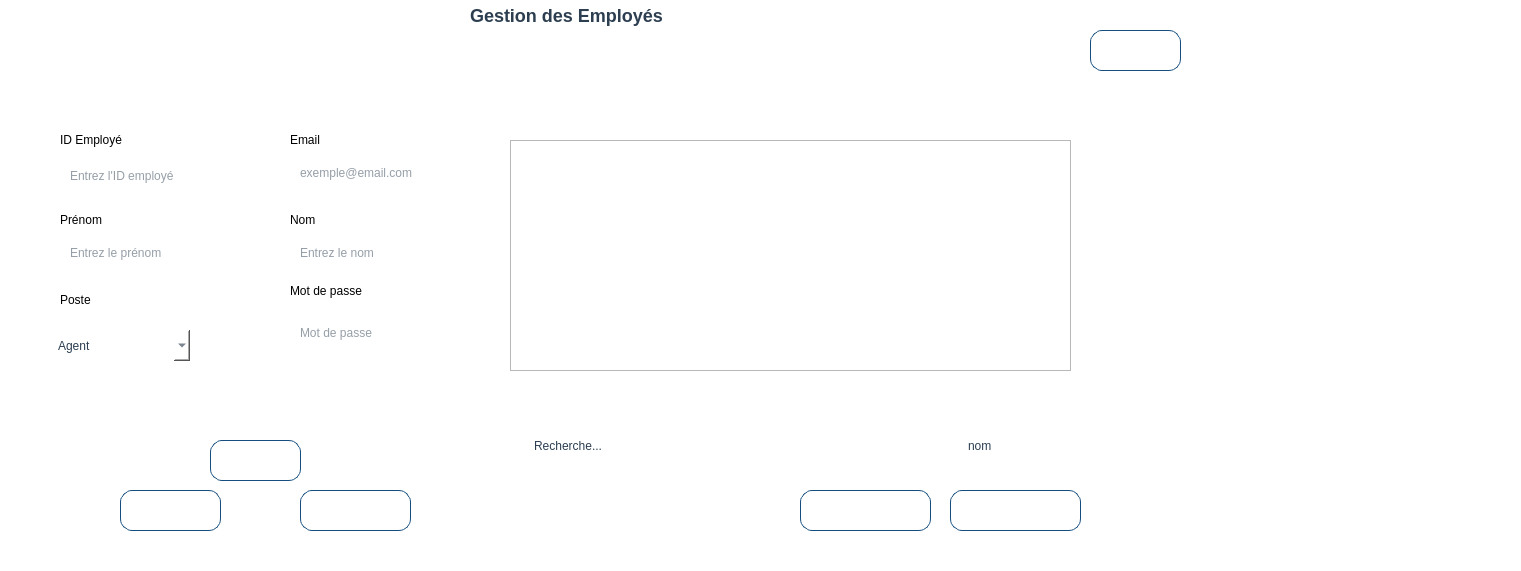
    <widget class="QGroupBox" name="Employe">
     <property name="geometry">
      <rect>
       <x>320</x>
       <y>20</y>
       <width>1521</width>
       <height>571</height>
      </rect>
     </property>
     <property name="styleSheet">
      <string notr="true">QGroupBox {
    font-weight: bold;
    font-size: 16px;
    color: #2c3e50;
    border: 3px solid qlineargradient(x1:0, y1:0, x2:1, y2:0,
        stop:0 #43cea2, stop:1 #185a9d);
    border-radius: 15px;
    margin-top: 15px;
    padding-top: 15px;
    background: rgba(255, 255, 255, 0.95);
}

QGroupBox::title {
    subcontrol-origin: margin;
    left: 15px;
    padding: 0 8px 0 8px;
    background: white;
    color: #2c3e50;
    font-weight: bold;
    font-size: 16px;
}
</string>
     </property>
     <property name="title">
      <string/>
     </property>
     <widget class="QLabel" name="label_56">
      <property name="geometry">
       <rect>
        <x>60</x>
        <y>130</y>
        <width>71</width>
        <height>20</height>
       </rect>
      </property>
      <property name="text">
       <string>ID Employé</string>
      </property>
     </widget>
     <widget class="QLineEdit" name="idEmploye">
      <property name="geometry">
       <rect>
        <x>60</x>
        <y>160</y>
        <width>141</width>
        <height>31</height>
       </rect>
      </property>
      <property name="styleSheet">
       <string notr="true">QLineEdit {
    border: 2px solid qlineargradient(x1:0, y1:0, x2:1, y2:0,
        stop:0 #43cea2, stop:1 #185a9d);
    border-radius: 10px;
    padding: 4px 8px;
    background: white;
    color: #2c3e50;
    min-width: 120px;
    max-width: 200px;
    height: 24px;
    selection-background-color: #43cea2;
    selection-color: white;
}

/* Focus */
QLineEdit:focus {
    border: 2px solid qlineargradient(x1:0, y1:0, x2:1, y2:0,
        stop:0 #ff4b1f, stop:1 #ffc837);
    box-shadow: 0 0 4px rgba(255, 107, 53, 0.6);
}

/* Hover */
QLineEdit:hover {
    border: 2px solid #43cea2;
    box-shadow: 0 0 4px rgba(67, 206, 162, 0.6);
}

/* Placeholder text */
QLineEdit[placeholderText]:empty {
    color: #95a5a6;
}
</string>
      </property>
      <property name="placeholderText">
       <string>Entrez l'ID employé</string>
      </property>
     </widget>
     <widget class="QLabel" name="label_57">
      <property name="geometry">
       <rect>
        <x>290</x>
        <y>210</y>
        <width>63</width>
        <height>20</height>
       </rect>
      </property>
      <property name="text">
       <string>Nom</string>
      </property>
     </widget>
     <widget class="QLineEdit" name="nomEmploye">
      <property name="geometry">
       <rect>
        <x>290</x>
        <y>240</y>
        <width>140</width>
        <height>26</height>
       </rect>
      </property>
      <property name="styleSheet">
       <string notr="true">QLineEdit {
    border: 2px solid qlineargradient(x1:0, y1:0, x2:1, y2:0,
        stop:0 #43cea2, stop:1 #185a9d);
    border-radius: 10px;
    padding: 4px 8px;
    background: white;
    color: #2c3e50;
    min-width: 120px;
    max-width: 200px;
    height: 24px;
    selection-background-color: #43cea2;
    selection-color: white;
}

/* Focus */
QLineEdit:focus {
    border: 2px solid qlineargradient(x1:0, y1:0, x2:1, y2:0,
        stop:0 #ff4b1f, stop:1 #ffc837);
    box-shadow: 0 0 4px rgba(255, 107, 53, 0.6);
}

/* Hover */
QLineEdit:hover {
    border: 2px solid #43cea2;
    box-shadow: 0 0 4px rgba(67, 206, 162, 0.6);
}

/* Placeholder text */
QLineEdit[placeholderText]:empty {
    color: #95a5a6;
}
</string>
      </property>
      <property name="placeholderText">
       <string>Entrez le nom</string>
      </property>
     </widget>
     <widget class="QLabel" name="label_58">
      <property name="geometry">
       <rect>
        <x>60</x>
        <y>210</y>
        <width>63</width>
        <height>20</height>
       </rect>
      </property>
      <property name="text">
       <string>Prénom</string>
      </property>
     </widget>
     <widget class="QLineEdit" name="prenomEmploye">
      <property name="geometry">
       <rect>
        <x>60</x>
        <y>240</y>
        <width>140</width>
        <height>26</height>
       </rect>
      </property>
      <property name="styleSheet">
       <string notr="true">QLineEdit {
    border: 2px solid qlineargradient(x1:0, y1:0, x2:1, y2:0,
        stop:0 #43cea2, stop:1 #185a9d);
    border-radius: 10px;
    padding: 4px 8px;
    background: white;
    color: #2c3e50;
    min-width: 120px;
    max-width: 200px;
    height: 24px;
    selection-background-color: #43cea2;
    selection-color: white;
}

/* Focus */
QLineEdit:focus {
    border: 2px solid qlineargradient(x1:0, y1:0, x2:1, y2:0,
        stop:0 #ff4b1f, stop:1 #ffc837);
    box-shadow: 0 0 4px rgba(255, 107, 53, 0.6);
}

/* Hover */
QLineEdit:hover {
    border: 2px solid #43cea2;
    box-shadow: 0 0 4px rgba(67, 206, 162, 0.6);
}

/* Placeholder text */
QLineEdit[placeholderText]:empty {
    color: #95a5a6;
}
</string>
      </property>
      <property name="placeholderText">
       <string>Entrez le prénom</string>
      </property>
     </widget>
     <widget class="QLabel" name="label_60">
      <property name="geometry">
       <rect>
        <x>290</x>
        <y>130</y>
        <width>63</width>
        <height>20</height>
       </rect>
      </property>
      <property name="text">
       <string>Email</string>
      </property>
     </widget>
     <widget class="QLineEdit" name="emailEmploye">
      <property name="geometry">
       <rect>
        <x>290</x>
        <y>160</y>
        <width>140</width>
        <height>26</height>
       </rect>
      </property>
      <property name="styleSheet">
       <string notr="true">QLineEdit {
    border: 2px solid qlineargradient(x1:0, y1:0, x2:1, y2:0,
        stop:0 #43cea2, stop:1 #185a9d);
    border-radius: 10px;
    padding: 4px 8px;
    background: white;
    color: #2c3e50;
    min-width: 120px;
    max-width: 200px;
    height: 24px;
    selection-background-color: #43cea2;
    selection-color: white;
}

/* Focus */
QLineEdit:focus {
    border: 2px solid qlineargradient(x1:0, y1:0, x2:1, y2:0,
        stop:0 #ff4b1f, stop:1 #ffc837);
    box-shadow: 0 0 4px rgba(255, 107, 53, 0.6);
}

/* Hover */
QLineEdit:hover {
    border: 2px solid #43cea2;
    box-shadow: 0 0 4px rgba(67, 206, 162, 0.6);
}

/* Placeholder text */
QLineEdit[placeholderText]:empty {
    color: #95a5a6;
}
</string>
      </property>
      <property name="placeholderText">
       <string>exemple@email.com</string>
      </property>
     </widget>
     <widget class="QLabel" name="label_62">
      <property name="geometry">
       <rect>
        <x>60</x>
        <y>290</y>
        <width>63</width>
        <height>20</height>
       </rect>
      </property>
      <property name="text">
       <string>Poste</string>
      </property>
     </widget>
     <widget class="QLabel" name="label_63">
      <property name="geometry">
       <rect>
        <x>290</x>
        <y>280</y>
        <width>81</width>
        <height>21</height>
       </rect>
      </property>
      <property name="text">
       <string>Mot de passe</string>
      </property>
     </widget>
     <widget class="QLineEdit" name="mdpEmploye">
      <property name="geometry">
       <rect>
        <x>290</x>
        <y>320</y>
        <width>140</width>
        <height>26</height>
       </rect>
      </property>
      <property name="styleSheet">
       <string notr="true">QLineEdit {
    border: 2px solid qlineargradient(x1:0, y1:0, x2:1, y2:0,
        stop:0 #43cea2, stop:1 #185a9d);
    border-radius: 10px;
    padding: 4px 8px;
    background: white;
    color: #2c3e50;
    min-width: 120px;
    max-width: 200px;
    height: 24px;
    selection-background-color: #43cea2;
    selection-color: white;
}

/* Focus */
QLineEdit:focus {
    border: 2px solid qlineargradient(x1:0, y1:0, x2:1, y2:0,
        stop:0 #ff4b1f, stop:1 #ffc837);
    box-shadow: 0 0 4px rgba(255, 107, 53, 0.6);
}

/* Hover */
QLineEdit:hover {
    border: 2px solid #43cea2;
    box-shadow: 0 0 4px rgba(67, 206, 162, 0.6);
}

/* Placeholder text */
QLineEdit[placeholderText]:empty {
    color: #95a5a6;
}
</string>
      </property>
      <property name="echoMode">
       <enum>QLineEdit::EchoMode::Normal</enum>
      </property>
      <property name="placeholderText">
       <string>Mot de passe</string>
      </property>
     </widget>
     <widget class="QLabel" name="label_64">
      <property name="geometry">
       <rect>
        <x>470</x>
        <y>0</y>
        <width>201</width>
        <height>31</height>
       </rect>
      </property>
      <property name="styleSheet">
       <string notr="true">QLabel {
    color: #2c3e50;
    font-size: 18px;
    font-weight: bold;
    background: transparent;
    border: none;
    padding: 0px;
}</string>
      </property>
      <property name="text">
       <string>Gestion des Employés</string>
      </property>
     </widget>
     <widget class="QPushButton" name="retourEmpl">
      <property name="geometry">
       <rect>
        <x>1090</x>
        <y>30</y>
        <width>91</width>
        <height>41</height>
       </rect>
      </property>
      <property name="styleSheet">
       <string notr="true">QPushButton {
    background: qlineargradient(x1:0, y1:0, x2:1, y2:0,
        stop:0 #43cea2,
        stop:1 #185a9d
    );
    color: white;
    border-radius: 12px;
    padding: 10px 22px;
    font-weight: bold;
    border: 1px solid #144d7e;
}

/* Hover : dégradé de rouges uniquement */
QPushButton:hover {
    background: qlineargradient(x1:0, y1:0, x2:1, y2:0,
        stop:0 #ff0000,   /* rouge vif */
        stop:0.5 #cc0000, /* rouge moyen */
        stop:1 #990000    /* rouge foncé */
    );
    border: 1px solid #800000; /* bordure assortie au dégradé */
    color: white;               /* texte reste blanc */
}</string>
      </property>
      <property name="text">
       <string>Retour</string>
      </property>
     </widget>
     <widget class="QPushButton" name="modifierEmpl">
      <property name="geometry">
       <rect>
        <x>120</x>
        <y>490</y>
        <width>101</width>
        <height>41</height>
       </rect>
      </property>
      <property name="styleSheet">
       <string notr="true">QPushButton {
    background: qlineargradient(x1:0, y1:0, x2:1, y2:0,
        stop:0 #43cea2,
        stop:1 #185a9d
    );
    color: white;
    border-radius: 12px;
    padding: 10px 22px;
    font-weight: bold;
    border: 1px solid #144d7e;
}

QPushButton:hover {
    background: qlineargradient(x1:0, y1:0, x2:1, y2:0,
        stop:0 #ff4e50,   /* rouge vif */
        stop:0.5 #fc913a, /* orange vif */
        stop:1 #f9d423   /* jaune lumineux */
    );
    border: 1px solid #e04b3f; /* bordure assortie au feu */
}
</string>
      </property>
      <property name="text">
       <string>Modifier</string>
      </property>
     </widget>
     <widget class="QPushButton" name="supprimerEmploye">
      <property name="geometry">
       <rect>
        <x>300</x>
        <y>490</y>
        <width>111</width>
        <height>41</height>
       </rect>
      </property>
      <property name="styleSheet">
       <string notr="true">QPushButton {
    background: qlineargradient(x1:0, y1:0, x2:1, y2:0,
        stop:0 #43cea2,
        stop:1 #185a9d
    );
    color: white;
    border-radius: 12px;
    padding: 10px 22px;
    font-weight: bold;
    border: 1px solid #144d7e;
}

QPushButton:hover {
    background: qlineargradient(x1:0, y1:0, x2:1, y2:0,
        stop:0 #ff4e50,   /* rouge vif */
        stop:0.5 #fc913a, /* orange vif */
        stop:1 #f9d423   /* jaune lumineux */
    );
    border: 1px solid #e04b3f; /* bordure assortie au feu */
}
</string>
      </property>
      <property name="text">
       <string>Supprimer</string>
      </property>
     </widget>
     <widget class="QPushButton" name="ajoutEmpl">
      <property name="geometry">
       <rect>
        <x>210</x>
        <y>440</y>
        <width>91</width>
        <height>41</height>
       </rect>
      </property>
      <property name="styleSheet">
       <string notr="true">QPushButton {
    background: qlineargradient(x1:0, y1:0, x2:1, y2:0,
        stop:0 #43cea2,
        stop:1 #185a9d
    );
    color: white;
    border-radius: 12px;
    padding: 10px 22px;
    font-weight: bold;
    border: 1px solid #144d7e;
}

QPushButton:hover {
    background: qlineargradient(x1:0, y1:0, x2:1, y2:0,
        stop:0 #ff4e50,   /* rouge vif */
        stop:0.5 #fc913a, /* orange vif */
        stop:1 #f9d423   /* jaune lumineux */
    );
    border: 1px solid #e04b3f; /* bordure assortie au feu */
}
</string>
      </property>
      <property name="text">
       <string>Ajouter</string>
      </property>
     </widget>
     <widget class="QPushButton" name="btn_statEmpl">
      <property name="geometry">
       <rect>
        <x>800</x>
        <y>490</y>
        <width>131</width>
        <height>41</height>
       </rect>
      </property>
      <property name="styleSheet">
       <string notr="true">QPushButton {
    background: qlineargradient(x1:0, y1:0, x2:1, y2:0,
        stop:0 #43cea2,
        stop:1 #185a9d
    );
    color: white;
    border-radius: 12px;
    padding: 10px 22px;
    font-weight: bold;
    border: 1px solid #144d7e;
}

QPushButton:hover {
    background: qlineargradient(x1:0, y1:0, x2:1, y2:0,
        stop:0 #ff4e50,   /* rouge vif */
        stop:0.5 #fc913a, /* orange vif */
        stop:1 #f9d423   /* jaune lumineux */
    );
    border: 1px solid #e04b3f; /* bordure assortie au feu */
}
</string>
      </property>
      <property name="text">
       <string>Statistiques</string>
      </property>
     </widget>
     <widget class="QPushButton" name="PDFempl">
      <property name="geometry">
       <rect>
        <x>950</x>
        <y>490</y>
        <width>131</width>
        <height>41</height>
       </rect>
      </property>
      <property name="styleSheet">
       <string notr="true">QPushButton {
    background: qlineargradient(x1:0, y1:0, x2:1, y2:0,
        stop:0 #43cea2,
        stop:1 #185a9d
    );
    color: white;
    border-radius: 12px;
    padding: 10px 22px;
    font-weight: bold;
    border: 1px solid #144d7e;
}

QPushButton:hover {
    background: qlineargradient(x1:0, y1:0, x2:1, y2:0,
        stop:0 #ff4e50,   /* rouge vif */
        stop:0.5 #fc913a, /* orange vif */
        stop:1 #f9d423   /* jaune lumineux */
    );
    border: 1px solid #e04b3f; /* bordure assortie au feu */
}
</string>
      </property>
      <property name="text">
       <string>Exporter PDF</string>
      </property>
     </widget>
     <widget class="QLineEdit" name="rechercheEmpl">
      <property name="geometry">
       <rect>
        <x>520</x>
        <y>430</y>
        <width>401</width>
        <height>31</height>
       </rect>
      </property>
      <property name="styleSheet">
       <string notr="true">QLineEdit {
    border: 2px solid qlineargradient(x1:0, y1:0, x2:1, y2:0,
        stop:0 #43cea2, stop:1 #185a9d);
    border-radius: 12px;
    padding: 6px 12px;
    background: white;
    color: #2c3e50;
}

QLineEdit:focus {
    border: 2px solid qlineargradient(x1:0, y1:0, x2:1, y2:0,
        stop:0 #ff4b1f, stop:1 #ffc837); /* style feu au focus */
}
</string>
      </property>
      <property name="text">
       <string>Recherche...</string>
      </property>
     </widget>
     <widget class="QComboBox" name="trieEmpl">
      <property name="geometry">
       <rect>
        <x>960</x>
        <y>430</y>
        <width>120</width>
        <height>31</height>
       </rect>
      </property>
      <property name="styleSheet">
       <string notr="true">QComboBox {
    border: 2px solid qlineargradient(x1:0, y1:0, x2:1, y2:0,
        stop:0 #43cea2, stop:1 #185a9d);
    border-radius: 10px;    /* un peu moins arrondi si tu veux */
    padding: 4px 8px;       /* moins d'espace intérieur */
    background: white;
    color: #2c3e50;
    min-width: 100px;       /* largeur minimale plus petite */
    max-width: 150px;       /* facultatif : limite largeur */
    height: 24px;           /* hauteur plus petite */
}

/* Drop-down (flèche) */
QComboBox::drop-down {
    subcontrol-origin: padding;
    subcontrol-position: top right;
    width: 20px;           /* réduit largeur flèche */
    border: none;
    background: transparent;
}

QComboBox::down-arrow {
    width: 12px;
    height: 12px;
}

/* Hover et focus restent inchangés */
QComboBox:focus {
    border: 2px solid qlineargradient(x1:0, y1:0, x2:1, y2:0,
        stop:0 #ff4b1f, stop:1 #ffc837);
    box-shadow: 0 0 4px rgba(255, 107, 53, 0.6);
}

QComboBox:hover {
    border: 2px solid #43cea2;
    box-shadow: 0 0 4px rgba(67, 206, 162, 0.6);
}

/* Menu déroulant */
QComboBox QAbstractItemView {
    background: white;
    border: 1px solid #43cea2;
    selection-background-color: #43cea2;
    selection-color: white;
}</string>
      </property>
      <item>
       <property name="text">
        <string>nom</string>
       </property>
      </item>
      <item>
       <property name="text">
        <string>prenom</string>
       </property>
      </item>
      <item>
       <property name="text">
        <string>poste</string>
       </property>
      </item>
     </widget>
     <widget class="QTableView" name="tabEmploye">
      <property name="geometry">
       <rect>
        <x>510</x>
        <y>140</y>
        <width>561</width>
        <height>231</height>
       </rect>
      </property>
     </widget>
     <widget class="QComboBox" name="posteEmploye">
      <property name="geometry">
       <rect>
        <x>50</x>
        <y>330</y>
        <width>140</width>
        <height>31</height>
       </rect>
      </property>
      <property name="styleSheet">
       <string notr="true">QComboBox {
    border: 2px solid qlineargradient(x1:0, y1:0, x2:1, y2:0,
        stop:0 #43cea2, stop:1 #185a9d);
    border-radius: 10px;
    padding: 4px 8px;
    background: white;
    color: #2c3e50;
    min-width: 120px;
    max-width: 200px;
    height: 24px;
    selection-background-color: #43cea2;
    selection-color: white;
}

/* Focus */
QComboBox:focus {
    border: 2px solid qlineargradient(x1:0, y1:0, x2:1, y2:0,
        stop:0 #ff4b1f, stop:1 #ffc837);
    box-shadow: 0 0 4px rgba(255, 107, 53, 0.6);
}

/* Hover */
QComboBox:hover {
    border: 2px solid #43cea2;
    box-shadow: 0 0 4px rgba(67, 206, 162, 0.6);
}

/* Placeholder text */
QComboBox[placeholderText]:empty {
    color: #95a5a6;
}
</string>
      </property>
      <item>
       <property name="text">
        <string>Agent</string>
       </property>
      </item>
      <item>
       <property name="text">
        <string>Admin</string>
       </property>
      </item>
      <item>
       <property name="text">
        <string>RH</string>
       </property>
      </item>
     </widget>
     <widget class="QLabel" name="lab_statEmpl">
      <property name="geometry">
       <rect>
        <x>1130</x>
        <y>140</y>
        <width>351</width>
        <height>281</height>
       </rect>
      </property>
      <property name="text">
       <string/>
      </property>
     </widget>
    </widget>
